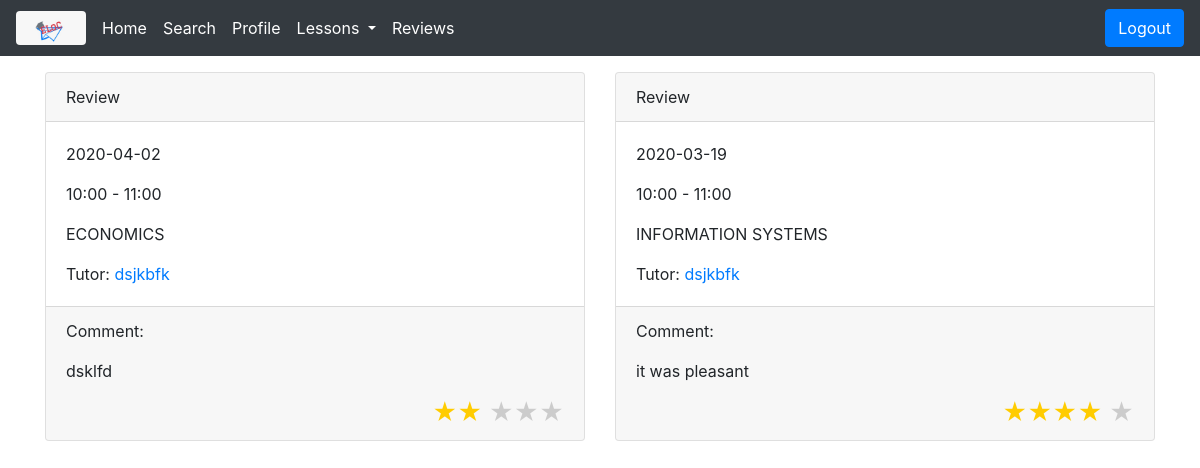
The page /user/frnacesco/done_reviews (signed in) on the database its author committed.
### app/models.py (models this page shows, shortened)
class Lesson(db.Model):
    __tablename__ = 'lessons'
    id = db.Column(db.Integer, primary_key=True)
    subject_name = db.Column(db.String(64))
    tutor_id = db.Column(db.Integer, db.ForeignKey('tutors.id'))
    user_id = db.Column(db.Integer, db.ForeignKey('users.id'))
    date = db.Column(db.Date)
    time = db.Column(db.String(40))
    dont_remind_me = db.Column(db.Boolean)#set to true if the user does not want to keep seeing
    review = db.relationship('Review', backref='Lesson', uselist=False)
    notification = db.relationship('Notification', backref='Lesson', uselist=False)

class User(UserMixin, db.Model):
    __tablename__ = 'users'
    id = db.Column(db.Integer, primary_key=True)
    picture_filename = db.Column(db.String(150))
    name = db.Column(db.String(64))
    surname = db.Column(db.String(64))
    birth_date = db.Column(db.Date)
    email = db.Column(db.String(64), unique=True, index=True)
    username = db.Column(db.String(64), unique=True, index=True)
    about_me = db.Column(db.Text(), nullable=True)
    password_hash = db.Column(db.String(128))
    lessons_attended = db.relationship('Lesson', backref='User', lazy='dynamic')
    city_id = db.Column(db.Integer, db.ForeignKey('cities.id'))
    type = db.Column(db.String(50))
    __mapper_args__ = {
        'polymorphic_identity':'user',
        'polymorphic_on':type
    }
    def get_stud_past_lessons_attended(self):
        lessons = []
        for l in self.lessons_attended:
            if l.date <= date.today():
                lessons.append(l)
        return lessons
    @property
    def password(self):
        raise AttributeError('password is not a readable attribute')
    @login_manager.user_loader
    def load_user(user_id):
        return User.query.get(int(user_id))

class Review(db.Model):
    __tablename__ = 'reviews'
    review_id = db.Column(db.Integer, primary_key=True)
    comment = db.Column(db.Text(), nullable=False)
    score = db.Column(db.Integer(), nullable=False)
    lesson_id = db.Column(db.Integer(), db.ForeignKey('lessons.id'), unique=True)

### app/users_bp/views.py (the view)
@users_bp.route('/user/<username>/done_reviews', methods=['GET', 'POST'])
@login_required
def done_reviews(username):
    attended_lessons = User.query.filter_by(username=username).first().get_stud_past_lessons_attended()
    dict1 ={}
    dict2 = {}
    for l in attended_lessons:
        if l.review:
            dict1[l.id] = l.review
            dict2[l.id] = Tutor.query.filter_by(id=l.tutor_id).first().username
    return render_template('/user/reviews/done_reviews.html', lessons=attended_lessons, dict1=dict1, dict2=dict2)

### app/templates/user/reviews/done_reviews.html (shortened to what this page needs)
{% extends "layout.html" %}
{% block page_content %}
{% if dict1 %}
<div class="container text-left">
    <div class="row ">
        {% for l in lessons %}
        {% if dict1[l.id] %}
        <div class="col col-md-6  mb-3 ">
            <div class="card">
                <div class="card-header">
                    Review
                </div>
                <div class="card-body">
                    <p class="card-text">{{l.date}}</p>
                    <p class="card-text">{{l.time}}</p>
                    <p class="card-text text-uppercase">{{l.subject_name}}</p>
                    <p class="card-text ">Tutor: <a href="/user/{{dict2[l.id]}}">{{dict2[l.id]}}</a></p>
                </div>
                <div class="card-footer">
                    <p class="card-text">Comment:</p>
                    <p class="card-text">{{dict1[l.id].comment}}</p>
                    <h4 class="card-text text-right  text-primary ">
                        {% if dict1[l.id].score == 2 %}
                        <span style="color:#fc0;">&#9733;&#9733;</span>
                        <span style="color:#ccc;">&#9733;&#9733;&#9733;</span>
                        {% endif %}
                        {% if dict1[l.id].score == 4 %}
                        <span style="color:#fc0; padding: 0;"> &#9733;&#9733;&#9733;&#9733; </span>
                        <span style="color:#ccc; padding: 0; margin: 0">&#9733;</span>
                        {% endif %}
                    </h4>
                </div>
            </div>
        </div>
        {% endif %}
        {% endfor %}
    </div>
</div>
{% endif %}
{% endblock  page_content %}

### rows shown on the page
Lesson: date "2020-04-02", time "10:00 - 11:00", subject_name "ECONOMICS"
User: username "dsjkbfk"
Review: comment "dsklfd"
Lesson: date "2020-03-19", time "10:00 - 11:00", subject_name "INFORMATION SYSTEMS"
Review: comment "it was pleasant"
